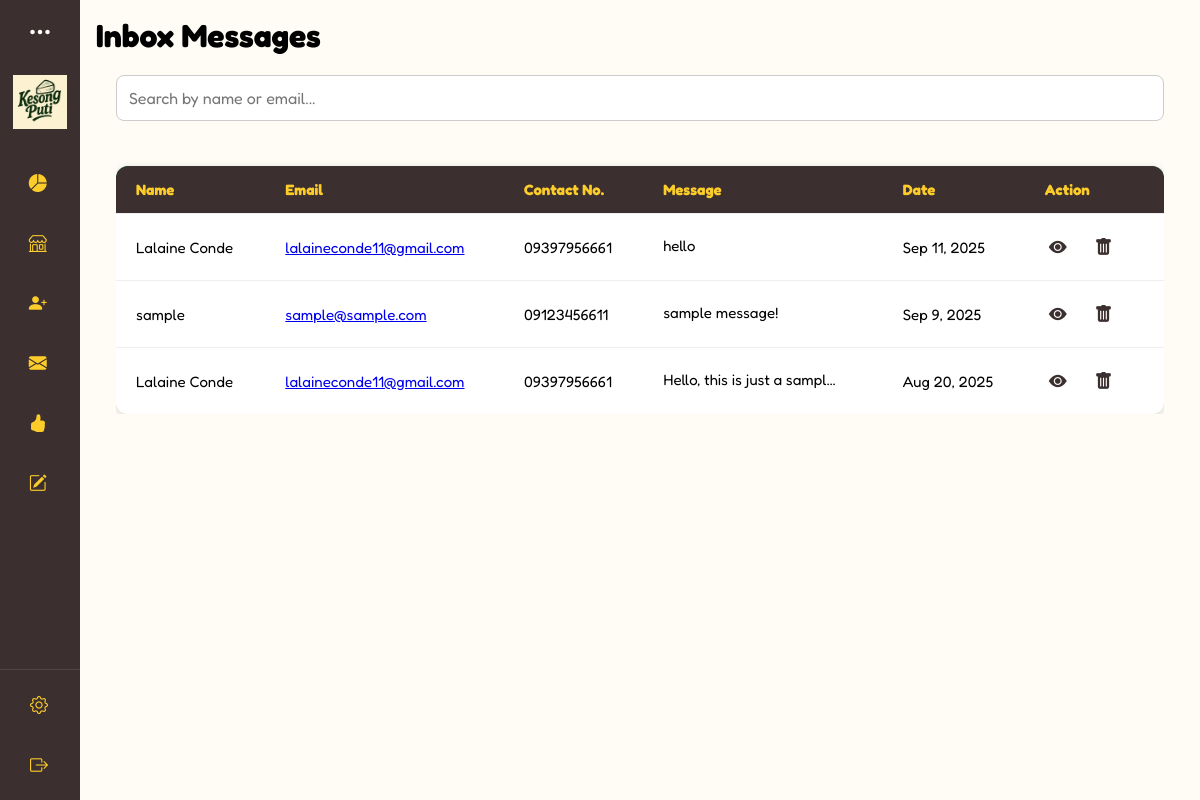
The page /interfaces/superadmin/inbox.php (signed in) on the database its author committed.
### tables this page shows
CREATE TABLE `inbox_messages` (
  `inbox_id` int(11) NOT NULL,
  `name` varchar(100) NOT NULL,
  `email` varchar(150) NOT NULL,
  `contact` varchar(20) NOT NULL,
  `message` text NOT NULL,
  `created_at` timestamp NOT NULL DEFAULT current_timestamp(),
  `recipient` varchar(100) NOT NULL
);

### interfaces/superadmin/inbox.php (the view, shortened to what this page needs)
<?php
require '../../connection.php';
include ('../../includes/superadmin-dashboard.php');
if ($_SESSION['role'] === 'admin') {
    $recipient = "admin_" . $_SESSION['admin_id'];
} elseif ($_SESSION['role'] === 'superadmin') {
    $recipient = "super_" . $_SESSION['super_id'];
}
$sql = "SELECT * FROM inbox_messages
        WHERE recipient = '$recipient'
        ORDER BY created_at DESC";
$result = mysqli_query($connection, $sql);
?>
<!DOCTYPE html>
<html lang="en">
<head>
    <link
      rel="stylesheet"
      href="https://cdn.jsdelivr.net/npm/bootstrap-icons/font/bootstrap-icons.css"
    />
    <link rel="stylesheet" href="../../css/admin.css"/>
</head>
<body>
  <div class="main-content">
      <div class="box" id="inbox-content">
        <h1>Inbox Messages</h1>
        <div class="contact-table-container">
          <input
            type="text"
            id="contactSearch"
            placeholder="Search by name or email..."
          />
        <div class="contact-table-wrapper">
          <table class="contact-table">
            <thead>
              <tr>
                <th>Name</th>
                <th>Email</th>
                <th>Contact No.</th>
                <th>Message</th>
                <th>Date</th>
                <th>Action</th>
              </tr>
            </thead>
            <tbody id="contactTableBody">
              <?php if (mysqli_num_rows($result) > 0): ?>
                <?php while ($row = mysqli_fetch_assoc($result)): ?>
                  <?php
                    $to = htmlspecialchars($row['email']);
                    $subject = rawurlencode('Response to your message');
                    $recipient = $row['recipient'];
                    $adminName = "Our Team";
                    if (strpos($recipient, 'admin_') === 0) {
                        $adminId = str_replace('admin_', '', $recipient);
                        $query = mysqli_query($connection, "SELECT username FROM admins WHERE admin_id='$adminId'");
                        if ($query && $adminRow = mysqli_fetch_assoc($query)) {
                            $adminName = $adminRow['username'];
                        }
                    } elseif (strpos($recipient, 'super_') === 0) {
                        $superId = str_replace('super_', '', $recipient);
                        $query = mysqli_query($connection, "SELECT username FROM super_admin WHERE super_id='$superId'");
                        if ($query && $superRow = mysqli_fetch_assoc($query)) {
                            $adminName = $superRow['username'];
                        }
                    }
                    $body = rawurlencode(
                      "Hi {$row['name']},\r\n\r\n".
                      "Thank you for contacting us.\r\n\r\n".
                      "Your Message:\r\n\"{$row['message']}\"\r\n\r\n".
                      "[Insert your response here]\r\n\r\n".
                      "Best regards,\r\n".
                      "$adminName\r\n".
                      "[Your Contact Information]"
                    );
                  ?>
                  <tr>
                    <td><?php echo htmlspecialchars($row['name']); ?></td>
                    <td>
                      <a href="mailto:<?= $to ?>?subject=<?= $subject ?>&body=<?= $body ?>" target="_blank">
                        <?= $to ?>
                      </a>
                    </td>
                    <td><?php echo htmlspecialchars($row['contact']); ?></td>
                    <td class="contact-message"><span class="short-msg"><?php echo htmlspecialchars($row['message']); ?></span></td>
                    <td><?php echo date("M j, Y", strtotime($row['created_at'])); ?></td>
                    <td>
                    <button
                      class="view-btn view-more"
                      data-message="<?php echo htmlspecialchars($row['message']); ?>"
                      data-name="<?php echo htmlspecialchars($row['name']); ?>"
                      title="View More"
                    >
                      <i class="bi bi-eye-fill"></i>
                    </button>
                    <button class="delete-btn" data-id="<?php echo $row['inbox_id']; ?>">
                      <i class="bi bi-trash-fill"></i>
                    </button>
                  </td>
                  </tr>
                <?php endwhile; ?>
              <?php else: ?>
                <tr>
                  <td colspan="6" style="text-align:center;">No messages found</td>
                </tr>
              <?php endif; ?>
            </tbody>
          </table>
         </div>
        </div>
      </div>
</div>
</body>
</html>

### css/admin.css (style rules this page uses)
* { box-sizing: border-box; margin: 0; padding: 0; font-family: 'Fredoka', sans-serif; }
body { display: flex; align-items: start; justify-content: flex-start; margin: 0; padding: 0; }
.main-content { position: relative; background-color: var(--bg-white); min-height: 100vh; transition: all 0.5s ease; width: calc(100% - 80px); padding: 1rem; }
.view-btn { background-color: var(--cocoa); color: var(--yellow); border: 2px solid black; font-size: 15px; padding: 5px 10px; border-radius: 40px; cursor: pointer; }
.update-btn, .delete-btn { border: none; padding: 8px 12px; border-radius: 8px; cursor: pointer; margin-right: 6px; transition: transform 0.2s ease; }
.contact-table { min-width: 800px; width: 100%; border-collapse: collapse; margin-top: 15px; background: #fff; border-radius: 12px; overflow: hidden; box-shadow: 0 2px 10px rgba(0,0,0,0.08); }
.contact-table thead { background: #20c997; color: #fff; }
.contact-table th, .contact-table td { padding: 12px 16px; text-align: left; font-size: 15px; border-bottom: 1px solid #eee; }
.contact-table-wrapper { width: 100%; overflow-x: auto; -webkit-overflow-scrolling: touch; margin-top: 10px; }
.contact-table-container { margin-top: 20px; width: 100%; padding: 0 20px; }
.contact-table-container input[type="text"] { padding: 12px; width: 100%; margin-bottom: 20px; border-radius: 8px; border: 1px solid #ccc; font-size: 16px; }
.contact-table { width: 100%; border-collapse: collapse; background-color: white; box-shadow: 0 2px 8px rgba(0, 0, 0, 0.15); border-radius: 12px; overflow: hidden; }
.contact-table th, .contact-table td { text-align: left; padding: 14px 20px; font-size: 15px; border-bottom: 1px solid #eee; }
.contact-table th { background-color: var(--cocoa); color: var(--yellow); font-weight: bold; }
.contact-table tr:last-child td { border-bottom: none; }
.contact-table td button { background: none; border: none; cursor: pointer; font-size: 18px; margin-right: 8px; color: var(--cocoa); }
.contact-table td.contact-message { align-items: center; gap: 8px; }
.contact-message .short-msg { white-space: nowrap; overflow: hidden; text-overflow: ellipsis; max-width: 180px; display: inline-block; }
.view-more { background: none; border: none; color: var(--cocoa); font-size: 18px; cursor: pointer; padding: 4px; }

### css/colors.css (style rules this page uses)
:root { --bg-white: #FFFCF6; --bg-beige: #FFFBE6; --bg-cocoa: #3B2F2F; --bg-green: #347928; --bg-mint: #C0EBA6; --bg-yellow: #FCCD2A; --green: #347928; --black: #0D0E0E; --white: #FFFCF6; --yellow: #FCCD2A; --beige: #FFFBE6; --mint: #C0EBA6; --brown: #5E503F; --gray: #404040; --cocoa: #3B2F2F; --btn-yellow: #FCCD2A; --btn-green: #347928; --btn-red: #A7C957; }

### rows shown on the page
inbox_messages: name "Lalaine Conde", email "lalaineconde11@gmail.com", contact "09397956661", message "hello", created_at "Sep 11, 2025"
inbox_messages: name "sample", email "sample@sample.com", contact "09123456611", message "sample message!", created_at "Sep 9, 2025"
inbox_messages: name "Lalaine Conde", email "lalaineconde11@gmail.com", contact "09397956661", message "Hello, this is just a sampl…", created_at "Aug 20, 2025"
